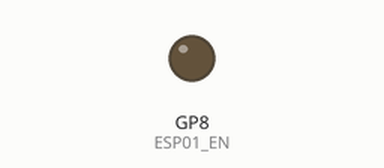
Bench run of a program on a simulated Raspberry Pi Pico running MicroPython. Shown: output pins drawn as LEDs (lit = HIGH). The modem accepts every AT command (registered, SIM ready, sends succeed) and sends nothing else; pins used as bus, display or sensor lines are not drawn; what the program prints to the serial console is not drawn. At 26.0 s the program stops and its outputs stay as they are.

Above: at 0.1 s.
At 5.1 s:
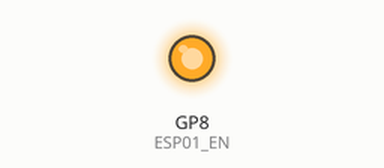
Timing chart, 0 to 6.6 s (numbered marks = the images above):
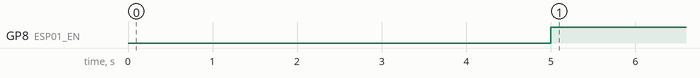

The program:

ESP01_ScanAP.py
```python
import time
import utime
from machine import UART, Pin

# Initialiser le port série (UART) sur le Pico
# Broches par défaut : GP0 (TX) et GP1 (RX)

_TX_Pin = 0 # Pin TX
_RX_Pin = 1 # Pin RX
_ESP_EN = 8 # ESP01 Enable
_ESP_RST = 7 # ESP01 Reset
_BAUDRATE = 115200 # Baud rate du UART
_Debugverbose = False

# Initialize UART on Pico pour le ESP
uart = UART(0, baudrate=_BAUDRATE, tx=Pin(_TX_Pin), rx=Pin(_RX_Pin), rxbuf=2048)
#Initialisation des PINs pour le controle du ESP
ESP01_EN = Pin(_ESP_EN,Pin.OUT) # ESP01 Enable
ESP01_RST = Pin(_ESP_RST,Pin.OUT) # ESP01 Reset

def _init_esp01():
    #active le ESP01 en resettant le ESP01 et en activant la pin enable
    ESP01_RST.value(0)  # reset
    utime.sleep(2.0) # reset 1sec
    ESP01_RST.value(1)  # reset
    utime.sleep(3.0)
    ESP01_EN.value(1) # enable ESP01

def _send_at(cmd, back='OK', timeout=3000):
    uart.write(cmd)
    utime.sleep_ms(timeout)
    toto=_Wait_ESP_Rsp(uart, timeout)
    print(toto)

def _Wait_ESP_Rsp(uart=uart, timeout=3000):
    prvMills = utime.ticks_ms()
    resp = b""
    while (utime.ticks_ms()-prvMills)<timeout:
        if uart.any():
            resp = b"".join([resp, uart.read(1)])
    try:
            return resp.decode()
    except UnicodeError:
            if _Debugverbose:
                print(resp)

def afficher_reseaux_wifi(reponse_at):
    print(reponse_at)
    # En-tête mis à jour avec toutes les colonnes possibles
    print(f"{'SSID (Nom)':<20} | {'RSSI':<8} | {'BSSID (MAC)':<18} | {'Canal':<6} | {'Sécurité (ECN)':<15} | {'Offset/Calval':<13}")
    print("-" * 92)

    # Dictionnaire pour traduire le type de sécurité (ECN)
    secu_types = {
        "0": "Ouvert", "1": "WEP", "2": "WPA_PSK",
        "3": "WPA2_PSK", "4": "WPA_WPA2_PSK",
        "5": "WPA2_Enterprise", "6": "WPA3_PSK", "7": "WPA2_WPA3_PSK"
    }

    # Traignement ligne par ligne
    for ligne in reponse_at.split("\n"):
        if "+CWLAP:(" in ligne:
            try:
                # Extraction du contenu entre les parenthèses
                contenu = ligne.split("(")[1].split(")")[0]
                donnees = [param.strip().strip('"') for param in contenu.split(",")]

                # Assignation dynamique selon le nombre d'éléments renvoyés par le module
                # Format standard complet (7 éléments) ou simplifié (5 éléments)
                ecn_code = donnees[0]
                ssid = donnees[1] if donnees[1] else "<Masqué>"
                rssi = donnees[2] + " dBm"
                bssid = donnees[3]
                canal = donnees[4]

                # Gère l'affichage si les options de fréquence spécifiques (6 et 7) sont absentes
                freq_info = f"{donnees[5]}/{donnees[6]}" if len(donnees) >= 7 else "-"

                # Traduction du protocole de sécurité
                securite = secu_types.get(ecn_code, f"Inconnu ({ecn_code})")

                # Affichage aligné dans le tableau
                print(f"{ssid:<20} | {rssi:<8} | {bssid:<18} | {canal:<6} | {securite:<15} | {freq_info:<13}")

            except (IndexError, ValueError):
                # Ignore les lignes mal formées ou coupées
                continue

#Initialise le module, le met en mode Station et scanne les réseaux.
print("Initialisation de l'ESP-01S...")

_init_esp01() # initialisation du ESP
# 1. Vérifier si l'ESP répond
_send_at('AT\r\n', timeout=2000)


# 2. Configurer le mode Wi-Fi sur Station (1)
print("Configuration en mode Station...")
_send_at('AT+CWMODE=1\r\n', timeout=2000)


# 3. Lancer la commande de scan des réseaux (AT+CWLAP)
print("Recherche des réseaux Wi-Fi (2.4GHz 802.11 b/g/n) (Veuillez patienter quelques secondes)...")
#_send_at('AT+CWLAP\r\n', timeout=10000)
uart.write('AT+CWLAP\r\n')
utime.sleep_ms(8000)
# 4. Afficher et filtrer les résultats
afficher_reseaux_wifi(_Wait_ESP_Rsp(uart,5000))
```

Measured:
- by itself, GP8 (ESP01_EN): LOW → HIGH at 5.0 s
